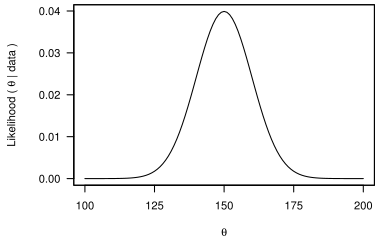

This figure's R source:
dir <- "f:/verk/assmt-namskeid/1/biolike/figs"
epsfile <- paste(dir, "max.eps", sep="/")

width <- 5
height <- 3

theta <- seq(100, 200, 1)
L <- dnorm(theta, 150, 10)

eps(epsfile, width=width, height=height, pointsize=8)
par(plt=c(0.25,0.85, 0.25,0.85))
plot(theta, L, type="l", ann=FALSE, xaxt="n", las=1)
axis(1, seq(100, 200, 25))
box()
title(xlab=expression(theta))
title(ylab=expression(paste(Likelihood, " ( ", theta, " | ", data, " )")), line=4)
dev.off()
eps2pdf(epsfile)

unlink(epsfile)
